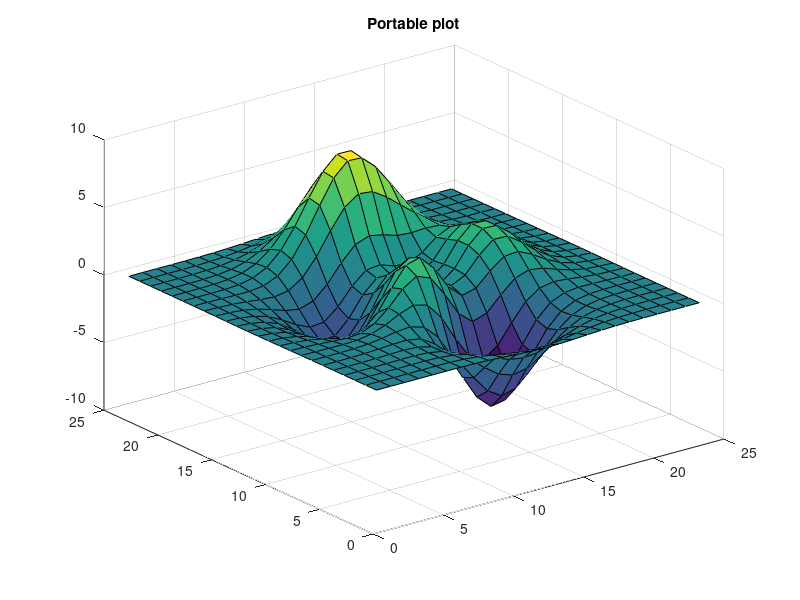

This figure's MATLAB source: (Note: this script raises an error after producing the figure.)
%=============================================================================
% Copyright (c) 2026-present Allan CORNET (Nelson)
%=============================================================================
% This file is part of Nelson.
%=============================================================================
% LICENCE_BLOCK_BEGIN
% SPDX-License-Identifier: LGPL-3.0-or-later
% LICENCE_BLOCK_END
%=============================================================================
figureHandle = figure('Visible', 'off');
cleanupFigure = onCleanup(@() close(figureHandle)); %#ok<NASGU>
surf(peaks(24));
title('Portable plot');
displayList = __web_display_list__(figureHandle);
document = jsondecode(displayList);

asserts.istrue(length(displayList) > 100);
asserts.istrue(isstruct(document));
%=============================================================================
